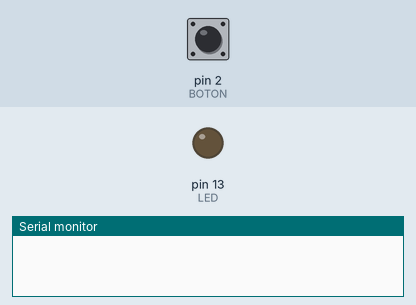
Simulated run of this sketch. Board: Arduino Uno, built with avr-gcc and run on an emulated ATmega328P. On the bench: output pins drawn as LEDs (lit = HIGH), the last lines printed to the serial monitor. Inputs (shaded band) come from the test bench; at power-on: pin 2 (BOTON) HIGH.

Above: at 1.2 s.
1.3 s: pin 2 (BOTON) pulled LOW for 0.15 s
At 1.37 s:
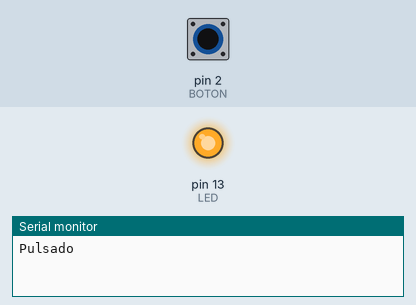
2.9 s: pin 2 (BOTON) pulled LOW for 3.2 s
At 7.1 s:
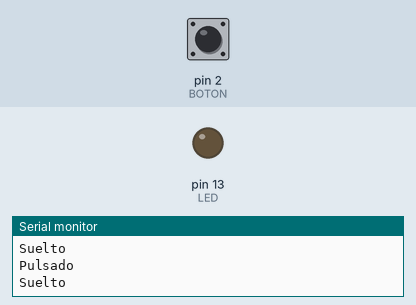
Timing chart, 0 to 8.6 s (numbered marks = the images above; inputs shaded):
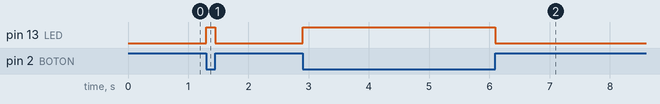

The sketch:

boton-sin-pullup.ino
```cpp
// Fallo: INPUT sin pull-up (D2 flotante).
const int BOTON = 2;
const int LED = 13;
int anterior = HIGH;

void setup() {
  pinMode(BOTON, INPUT);
  pinMode(LED, OUTPUT);
  Serial.begin(9600);
}

void loop() {
  int lectura = digitalRead(BOTON);
  digitalWrite(LED, lectura == LOW ? HIGH : LOW);
  if (lectura != anterior) {
    Serial.println(lectura == LOW ? "Pulsado" : "Suelto");
    anterior = lectura;
  }
}
```

Measured:
- after the input at 1.3 s, pin 13 (LED): LOW → HIGH at once, → LOW 0.15 s later
- after the input at 2.9 s, pin 13 (LED): LOW → HIGH at once, → LOW 3.2 s later
